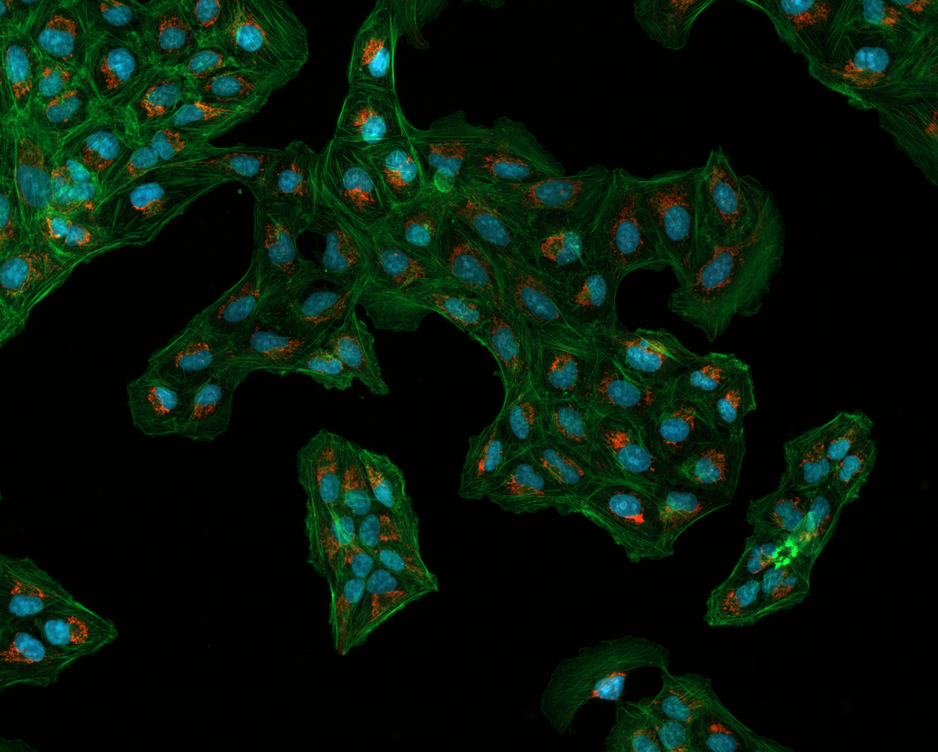
#> input picture images/Osteosarcoma_01.tif, 938 x 752 px, shrunk from 1376 x 1104 before the run, found by its file name
$ jupyter execute '015 - numpy.ipynb'
#> lines starting #> are read from the running program, lines starting #| are printed output that depends on the picture
[cell 1]
a = list(range(1,6))

[cell 2]
b = [a*3 for a in a]

[cell 3]
print(a, b)

[cell 4]
import numpy as np

[cell 5]
c = np.array(a)
d = 2*c
print(c, d)

[cell 6]
f = np.array([[1,2,3],[4,5,6]])
g = np.array([[7,8,9], [10,11,12]])

[cell 7]
print(f)
print(g)

[cell 8]
h = np.array([[1,2,3],[4,5,6],[7,8,9]])
print(h)

[cell 9]
array = np.arange(20)

[cell 10]
d.shape

[cell 11]
ad = np.array([[[1,2,3],[4,5,6]],
              [[1,2,3],[4,5,6]]])

[cell 12]
ad.shape

[cell 13]
ad

[cell 14]
ran = np.zeros((500, 500, 1), dtype="uint8")

[cell 15]
print(ran)

[cell 16]
ran.shape

[cell 17]
test = ran * 50
print(test)

[cell 18]
from matplotlib import pyplot as plt
import cv2 as cv
import numpy as np

[cell 19]
plt.imshow(cv.cvtColor(ran+100, cv.COLOR_BGR2RGB))

[cell 20]
int1 = np.ones((2,2), dtype=np.int32)
float1 = np.ones((2,2), dtype=np.float64)

[cell 21]
float2 = int1+float1

[cell 22]
int2 = float2.astype(int)

[cell 23]
int2, float2

[cell 24]
img = cv.imread('python_for_image_processing_APEER/images/Osteosarcoma_01.tif')
#> img is the input picture: shape (752, 938, 3); mean B, G, R 11.1, 23.9, 7

[cell 25]
print(img.shape)
#| (752, 938, 3)
print(img.dtype)
#| uint8

[cell 26]
a = np.random.randint(200, size=(10,10,3))
print(a)

[cell 27]
a.shape

[cell 28]
b,g,r = cv.split(a)

[cell 29]
a_merge = cv.merge([r, g, b])

[cell 30]
def rgb(img):
    img_rgb = cv.cvtColor(img, cv.COLOR_BGR2RGB)
    return img_rgb

[cell 31]
plt.imshow(a)
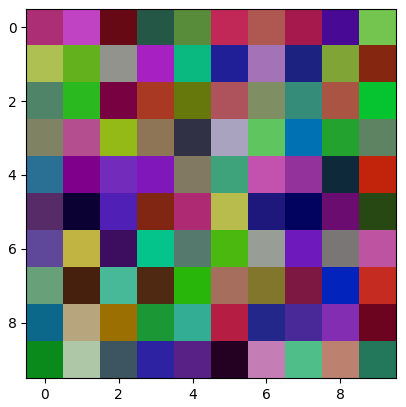
#> figure drawn by matplotlib, 1 panel

[cell 32]
kernel = np.zeros((3,3),dtype='int32')

[cell 33]
kernel

[cell 34]
a = np.array([[1,2,3],[3,5,4],[4,9,1]])
print(a.shape)

[cell 35]
print(a)

[cell 36]
# a[row:column]
a[1:3,1:3]

[cell 37]
plt.imshow(a)
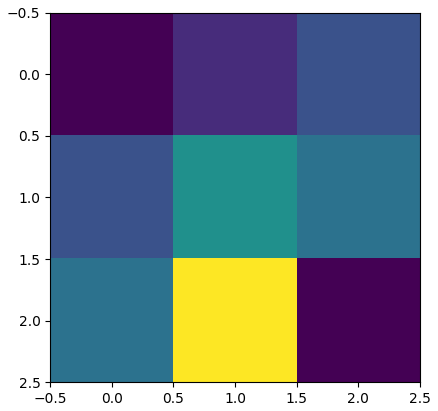
#> figure drawn by matplotlib, 1 panel
